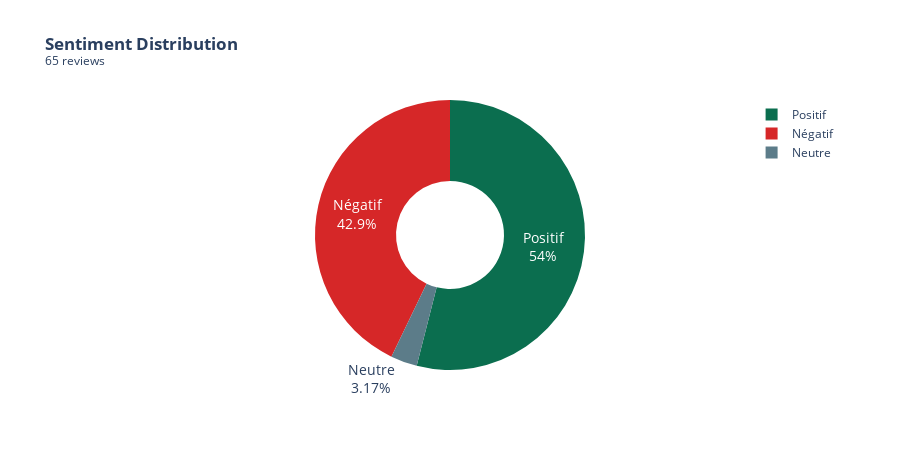

Notebook code for this chart:
### Code cell
# ==============================================================================
# VISUALIZATION 2: Sentiment Breakdown
# ==============================================================================

print("VISUALIZATION 2: Sentiment Breakdown")
print("=" * 60)

if 'sentiment' in wide_df.columns:
    sentiment_counts = wide_df['sentiment'].value_counts()
    
    colors = [SENTIMENT_COLORS.get(s, BCG_GRAY) for s in sentiment_counts.index]
    
    fig = go.Figure(data=[
        go.Pie(
            labels=sentiment_counts.index,
            values=sentiment_counts.values,
            marker_colors=colors,
            textinfo='label+percent',
            textfont_size=14,
            hole=0.4,
        )
    ])
    
    fig.update_layout(
        title=f"<b>Sentiment Distribution</b><br><sup>{len(wide_df)} reviews</sup>",
        height=450,
        showlegend=True,
    )
    
    fig.show()
else:
    print("   Sentiment column not found")

### Figure 1 — Plotly figure (JSON) as saved in the notebook; plotly's stock layout.template omitted (floating-point values rounded to 4 significant figures)
{"data": [{"hole": 0.4, "labels": ["Positif", "Négatif", "Neutre"], "marker": {"colors": ["#0B6E4F", "#D62728", "#5C7C89"]}, "textfont": {"size": 14}, "textinfo": "label+percent", "type": "pie", "values": [34, 27, 2]}], "layout": {"height": 450, "showlegend": true, "title": {"text": "<b>Sentiment Distribution</b><br><sup>65 reviews</sup>"}}}
